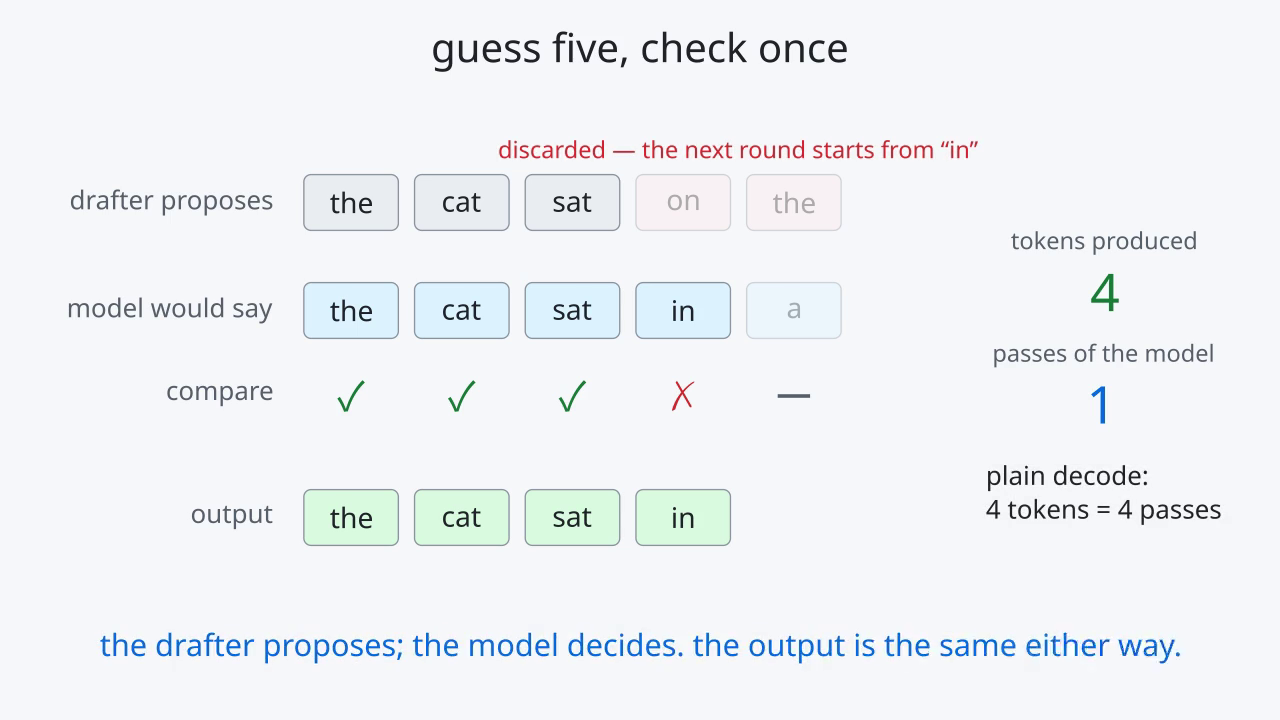

The script that drew this image:
"""Chapter 9 animation: one round of speculative decoding, on the chapter's own example.

The drafter proposes five tokens one at a time, cheaply. The model checks all five in one pass.
The leading run of agreements is accepted, the model's own token is taken at the first
disagreement, and everything after it is discarded: four tokens for one pass of the model.
The tokens are the chapter's example, not a recorded run.

Render (ManimGX, Python 3.13+; https://manimgx.academa.ai):

    manimgx inspect docs/book/09-anim-speculative.py
    manimgx render  docs/book/09-anim-speculative.py -r 1280x720 --fps 30

Colours are the book's SVG palette.
"""

import manimgx as m

BG = "#f6f8fa"
INK = "#1f2328"
MUTED = "#57606a"
GRID = "#8c959f"
CELL = "#eaeef2"
BLUE = "#0969da"
BLUE_SOFT = "#ddf4ff"
GREEN = "#1a7f37"
GREEN_SOFT = "#dafbe1"
RED = "#cf222e"
RED_SOFT = "#ffebe9"

m.config.background_color = BG

FONT = "Noto Sans"
DRAFT = ["the", "cat", "sat", "on", "the"]
MODEL = ["the", "cat", "sat", "in", "a"]
AGREE = 3  # leading run of agreements
TW, TH, GAP = 1.05, 0.62, 0.18  # token box
X0 = -0.75  # centre of the token columns
Y_DRAFT, Y_MODEL, Y_CMP, Y_OUT = 1.75, 0.55, -0.4, -1.75


class _Sans(m.Text):
    def __init__(self, text: str, **kwargs) -> None:
        kwargs.setdefault("font", FONT)
        super().__init__(text, **kwargs)


def label(text: str, size: int = 22, color: str = MUTED) -> m.Text:
    return m.Text(text, font=FONT, font_size=size, color=color)


def col_x(i: int) -> float:
    return X0 + (i - 2) * (TW + GAP)


def token(word: str, i: int, y: float, fill: str) -> m.VGroup:
    box = m.RoundedRectangle(corner_radius=0.08, width=TW, height=TH, color=GRID, stroke_width=1.5,
                             fill_color=fill, fill_opacity=1).move_to([col_x(i), y, 0])
    return m.VGroup(box, label(word, 24, INK).move_to(box))


class Speculative(m.Scene):
    def construct(self) -> None:
        title = label("guess five, check once", 34, INK).to_edge(m.UP, buff=0.35)
        self.add(title)

        lx = col_x(0) - TW / 2 - 0.35
        rows = m.VGroup(
            label("drafter proposes").move_to([lx, Y_DRAFT, 0], aligned_edge=m.RIGHT),
            label("model would say").move_to([lx, Y_MODEL, 0], aligned_edge=m.RIGHT),
            label("compare").move_to([lx, Y_CMP, 0], aligned_edge=m.RIGHT),
            label("output").move_to([lx, Y_OUT, 0], aligned_edge=m.RIGHT),
        )
        self.play(m.FadeIn(rows[0]), run_time=0.4)

        # Right panel.
        px = 5.15
        tok_lbl = label("tokens produced", 20).move_to([px, 1.3, 0])
        toks = m.Integer(0, mob_class=_Sans, font_size=44, color=GREEN).move_to([px, 0.75, 0])
        pass_lbl = label("passes of the model", 20).move_to([px, 0.05, 0])
        passes = m.Integer(0, mob_class=_Sans, font_size=44, color=BLUE).move_to([px, -0.5, 0])
        self.play(*[m.FadeIn(x) for x in (tok_lbl, toks, pass_lbl, passes)], run_time=0.4)

        # 1. The drafter proposes five, one at a time; each guess is cheap.
        draft = [token(w, i, Y_DRAFT, CELL) for i, w in enumerate(DRAFT)]
        cheap = label("cheap, one at a time", 20).next_to(m.VGroup(*draft), m.UP, buff=0.18)
        self.play(m.FadeIn(cheap), run_time=0.3)
        for t in draft:
            self.play(m.FadeIn(t, shift=m.RIGHT * 0.15), run_time=0.28)
        self.wait(0.4)

        # 2. The model runs once over all five.
        sweep = m.Rectangle(width=5 * TW + 4 * GAP + 0.3, height=Y_DRAFT - Y_MODEL + TH + 0.3,
                            color=BLUE, stroke_width=3).move_to([X0, (Y_DRAFT + Y_MODEL) / 2, 0])
        once = label("one pass of the model, all five positions", 20, BLUE).next_to(sweep, m.UP, buff=0.1)
        model = [token(w, i, Y_MODEL, BLUE_SOFT) for i, w in enumerate(MODEL)]
        passes.set_value(1)
        self.play(m.FadeOut(cheap), m.Create(sweep), m.FadeIn(rows[1]), m.FadeIn(once), run_time=0.6)
        self.play(*[m.FadeIn(t) for t in model], run_time=0.6)
        self.play(m.FadeOut(sweep), m.FadeOut(once), run_time=0.4)

        # 3. Compare, left to right, until the first disagreement.
        self.play(m.FadeIn(rows[2]), run_time=0.3)
        marks = []
        for i in range(5):
            if i < AGREE:
                mk = label("✓", 34, GREEN)
            elif i == AGREE:
                mk = label("✗", 34, RED)
            else:
                mk = m.Line([-0.18, 0, 0], [0.18, 0, 0], color=MUTED, stroke_width=4)
            mk.move_to([col_x(i), Y_CMP, 0])
            marks.append(mk)
            self.play(m.FadeIn(mk, scale=1.3), run_time=0.3)
        self.wait(0.4)

        # 4. Accept the agreeing run, take the model's token at the disagreement, discard the rest.
        self.play(m.FadeIn(rows[3]), run_time=0.3)
        out = []
        for i in range(AGREE):
            o = token(DRAFT[i], i, Y_OUT, GREEN_SOFT)
            out.append(o)
        toks.set_value(AGREE)
        self.play(*[m.TransformFromCopy(draft[i], out[i]) for i in range(AGREE)], run_time=0.7)
        fix = token(MODEL[AGREE], AGREE, Y_OUT, GREEN_SOFT)
        toks.set_value(AGREE + 1)
        self.play(m.TransformFromCopy(model[AGREE], fix), run_time=0.6)
        self.play(
            *[draft[i][0].animate.set_fill(RED_SOFT, 1) for i in range(AGREE, 5)],
            *[draft[i].animate.set_opacity(0.35) for i in range(AGREE, 5)],
            # the model's tokens after the disagreement were conditioned on a wrong guess
            *[model[i].animate.set_opacity(0.35) for i in range(AGREE + 1, 5)],
            run_time=0.5,
        )
        discard = label("discarded — the next round starts from “in”", 20, RED)
        discard.next_to(m.VGroup(*draft[AGREE:]), m.UP, buff=0.18)
        self.play(m.FadeIn(discard), run_time=0.4)
        self.wait(0.8)

        plain = label("plain decode:\n4 tokens = 4 passes", 22, INK).move_to([px, -1.5, 0])
        self.play(m.FadeIn(plain), run_time=0.5)
        closing = label("the drafter proposes; the model decides. the output is the same either way.", 26, BLUE)
        closing.move_to([0, -3.2, 0])
        self.play(m.Write(closing), run_time=1.0)
        self.wait(3.5)
